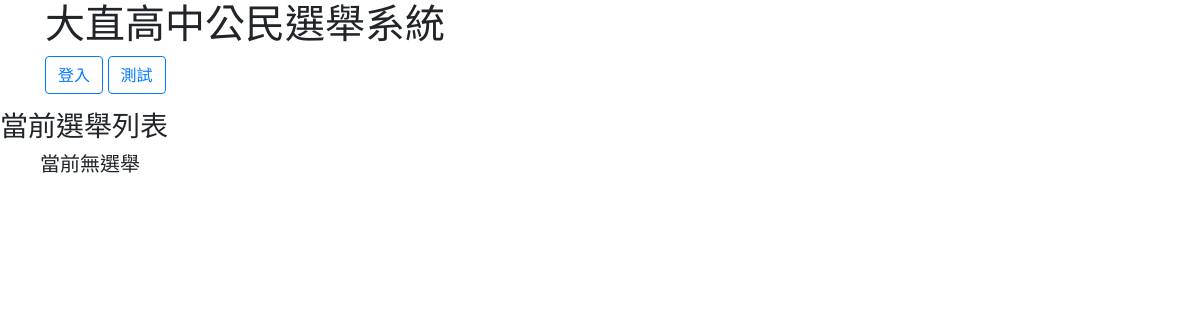
Page /election/ on the earlier database version.
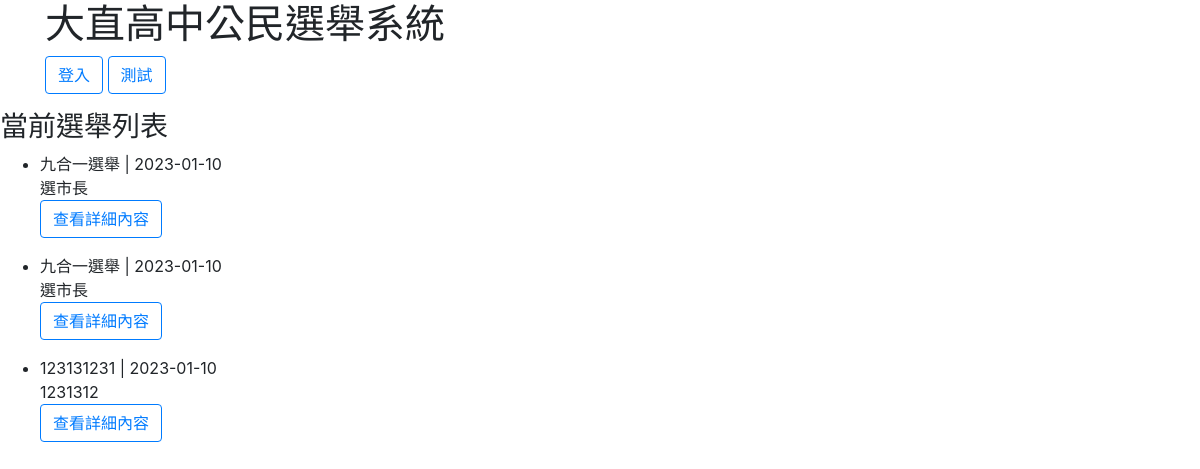
Same page on the later database version.
### main/models.py (models this page shows)
class Election(models.Model):
    name = models.CharField('選舉名稱', max_length=50)
    content = models.TextField('內容概述', max_length=200)
    date_created = models.DateField('建立時間', auto_now_add=True)
    date_start = models.DateField('投票開始時間')
    def __str__(self):
        return self.name + " | " + str(self.date_created)

### main/views.py (the view)
# urls.py: path('', ListElections.as_view(), name='mainpage'),
class ListElections(ListView):
    model = Election

### main/templates/main/election_list.html (shortened to what this page needs)
{% extends 'base.html' %}
{% block content %}
<h3>當前選舉列表</h3>
<ul>
    {% for election in election_list %}
    <li>{{ election }}<br>
        <p>{{ election.content }}<br>
        <a href="ele{{ election.id }}/" class="btn btn-outline-primary">查看詳細內容</a></p></li>
    {% empty %}
    <h5>當前無選舉</h5>
    {% endfor %}
</ul>
{% endblock content %}

### main/template/base.html (shortened to what this page needs)
<!doctype html>
<html lang="zh-hant">
  <head>
    <link rel="stylesheet" href="https://stackpath.bootstrapcdn.com/bootstrap/4.1.1/css/bootstrap.min.css">
  </head>
  <body>
    <div class="container">
        <h1>大直高中公民選舉系統</h1>
        <p><a href="login.html" class="btn btn-outline-primary">登入</a>
        <a href="list1.html" class="btn btn-outline-primary">測試</a></p>
    </div>
    {% block content %}
    {% endblock %}
</body>
</html>

Differences in the rows shown:
added Election: name+date_created "九合一選舉 | 2023-01-10", content "選市長"
added Election: name+date_created "九合一選舉 | 2023-01-10", content "選市長"
added Election: name+date_created "123131231 | 2023-01-10", content "1231312"
Other differences:
text no longer shown: "當前無選舉"
